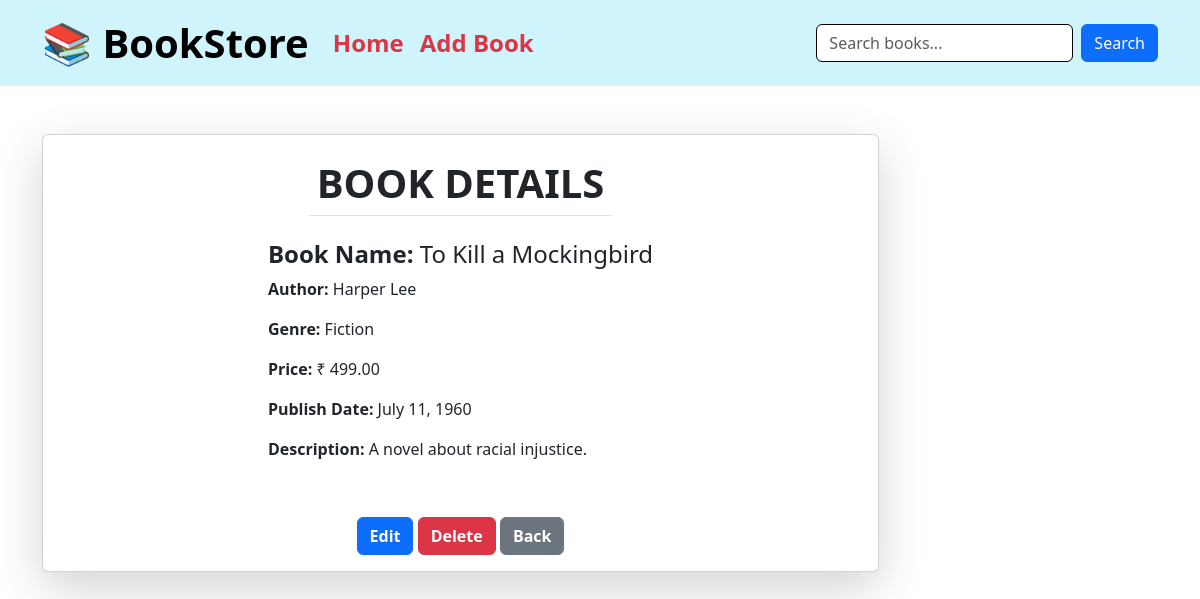
Screenshot of /viewdetails/10 with the database file from the repository.
### App/models.py (models this page shows, shortened)
class Book1(models.Model):
      title =models.CharField (max_length=100)
      author =models.CharField (max_length=100)
      genre =models.CharField (max_length=50)
      price =models.DecimalField (max_digits=6, decimal_places=2)
      published_date =models.DateField()
      description =models.TextField()

### App/views.py (the view)
# urls.py: path("viewdetails/<int:id>",views.viewdetails,name='viewdetails'),
def viewdetails(request,id):
      a=Book1.objects.get(id=id)
      return render(request,'viewdetails.html',{'a':a})

### App/templates/viewdetails.html (shortened to what this page needs)
{% include 'nav.html' %}
<!DOCTYPE html>
<html lang="en">
<head>
      <link href="https://cdn.jsdelivr.net/npm/bootstrap@5.3.0/dist/css/bootstrap.min.css" rel="stylesheet">
</head>
<body>
      <div class="container mt-5">
            <div class="card shadow-lg p-3 d-flex justify-content-center align-items-center w-75">
                  <h1 class="text-center p-2 border-bottom fw-bold"> BOOK DETAILS </h1>
                  <div class="card-body">
                        <h4><strong>Book Name: </strong>{{ a.title }}</h4>
                        <p><strong>Author: </strong>{{ a.author }}</p>
                        <p><strong>Genre: </strong>{{ a.genre }}</p>
                        <p><strong>Price: </strong>₹ {{ a.price }}</p>
                        <p><strong>Publish Date: </strong>{{ a.published_date }}</p>
                        <p><strong>Description: </strong>{{ a.description }}</p>
                  </div>
                  <div class="mt-4 text-center">
                        <a href="{% url 'edit' a.id %}" class="btn btn-primary fw-bold"> Edit</a>
                        <a href="{% url 'delete' a.id %}" class="btn btn-danger fw-bold">Delete</a>
                        <a href="{% url 'homepage' %}" class="btn btn-secondary fw-bold"> Back</a>
                  </div>
            </div>
      </div>
</body>
</html>

### rows the page displays
Book1: title "To Kill a Mockingbird", author "Harper Lee", genre "Fiction", price "499.00", published_date "July 11, 1960", description "A novel about racial injustice."
